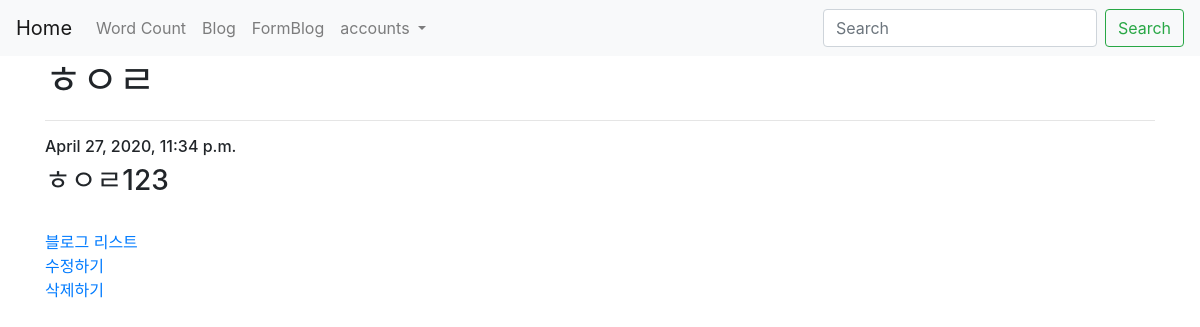
The app's page /blog/4 with its own data.
### blog/models.py (models this page shows, shortened)
class Blog(models.Model):
    title = models.CharField(max_length=200)
    body = models.TextField()
    date = models.DateTimeField('date published')

### blog/views.py (the view)
# urls.py: path('<int:blog_id>', views.BlogDetail, name = 'blogdetail'),
def BlogDetail(request, blog_id):
    blog_detail = get_object_or_404(Blog, pk=blog_id)
    return render(request, 'blogdetail.html',{'blog': blog_detail })

### blog/templates/blogdetail.html
{%extends 'base.html'%}
{%block content%}
<div class="container">
    <h1>{{blog.title}}</h1>
    <hr>
    <h6>{{blog.date}}</h6>
    <h3>{{blog.body}}</h3>
    <br>
    <a href="{% url 'blogmain' %}">블로그 리스트</a><br>
    <a href="{% url 'blogedit' blog.id %}">수정하기</a><br>
    <a href="{% url 'blogdelete' blog.id %}">삭제하기</a>
</div>
{%endblock%}

### records on screen
Blog: title "ㅎㅇㄹ", date "April 27, 2020, 11:34 p.m.", body "ㅎㅇㄹ123"
